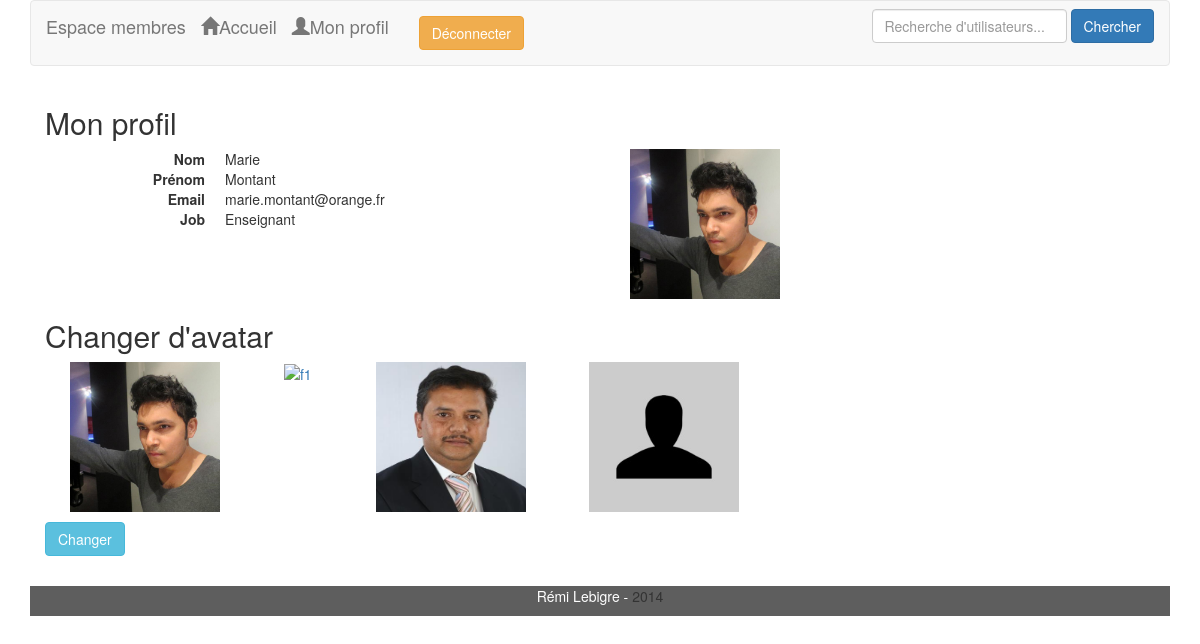
The app's page /index.php?page=profile (signed in) with its own data.
### tables this page shows
CREATE TABLE IF NOT EXISTS `user` (
  `email` varchar(50) NOT NULL,
  `gender` varchar(5) DEFAULT NULL,
  `firstname` varchar(50) DEFAULT NULL,
  `lastname` varchar(50) DEFAULT NULL,
  `password` varchar(100) DEFAULT NULL,
  `job` varchar(50) DEFAULT NULL,
  `registerdate` datetime DEFAULT NULL,
  `avatar` varchar(80) DEFAULT NULL,
  `id` int(11) NOT NULL AUTO_INCREMENT,
  PRIMARY KEY (`id`),
  UNIQUE KEY `email` (`email`)
);

### index.php (called while the page is built, shortened)
<?php
    require 'inc/conf.inc.php';
    new Controller();

### inc/conf.inc.php (called while the page is built, shortened)
<?php
    function autoloadItemsClass($sClassName)
    {
        $sFilePath = ROOT . 'src/' . str_replace('\\', '/',$sClassName) . '.class.php';
    }

### src/memberspace/model/User.class.php (called while the page is built, shortened)
<?php namespace memberspace\model;
    class User
    {
        private $sEmail;
        private $sGender;
        private $sLastName;
        private $sFirstName;
        private $sJob;
        private $sAvatar;
        private $iId;
        public function setEmail($sEmail)
        {
            $this->sEmail = $sEmail;
        }
        public function getEmail()
        {
            return $this->sEmail;
        }
        public function setAvatar($sAvatar)
        {
            $this->sAvatar = addslashes($sAvatar);
        }
        public function getAvatar()
        {
            return $this->sAvatar;
        }
        public function setFirstName($sFirstName)
        {
            $this->sFirstName = ucfirst(addslashes($sFirstName));
        }
        public function getFirstName()
        {
            return $this->sFirstName;
        }
        public function setGender($sGender)
        {
            $this->sGender = addslashes($sGender);
        }
        public function getGender()
        {
            return $this->sGender;
        }
        public function setJob($sJob)
        {
            $this->sJob = addslashes($sJob);
        }
        public function getJob()
        {
            return $this->sJob;
        }
        public function setLastName($sLastName)
        {
            $this->sLastName = ucfirst(addslashes($sLastName));
        }
        public function getLastName()
        {
            return $this->sLastName;
        }
        public function getId()
        {
            return $this->iId;
        }
        public function setId($iId)
        {
            $this->iId = $iId;
        }
    }

### src/memberspace/model/dao/UserManager.class.php (called while the page is built, shortened)
<?php namespace memberspace\model\dao;
class UserManager
{
    private static function convertToObject($aUser)
    {
        $oUser = new User();
        $oUser->setEmail($aUser['email']);
        $oUser->setPassword($aUser['password']);
        $oUser->setLastName($aUser['lastname']);
        $oUser->setFirstName($aUser['firstname']);
        $oUser->setAvatar($aUser['avatar']);
        $oUser->setGender($aUser['gender']);
        $oUser->setJob($aUser['job']);
        $oUser->setRegisterDate($aUser['registerdate']);
        $oUser->setId($aUser['id']);
        return $oUser;
    }
    public static function get(User $oUser)
    {
        $sQuery = "select * from user where id ='{$oUser->getId()}' limit 1";
        return self::convertToObject(DBOperation::getOne($sQuery));
    }
}

### src/memberspace/model/dao/DBOperation.class.php (called while the page is built, shortened)
<?php  namespace memberspace\model\dao;
    class DBOperation
    {
        private static $oDataBase = null;
        private static function init()
        {
            if (null === self::$oDataBase) {
                self::$oDataBase = new \PDO('mysql:host=' . self::HOST . ';dbname=' . self::NAME, self::USER, self::PWD);
                self::$oDataBase->exec("SET CHARACTER SET utf8");
                self::$oDataBase->setAttribute(\PDO::ATTR_DEFAULT_FETCH_MODE, \PDO::FETCH_ASSOC);
            }
        }
        public static function getOne($sQuery)
        {
            try {
                $oQueryResult = self::$oDataBase->query($sQuery);
                $aRow = $oQueryResult->fetch();
            } catch (PDOException $oPdoException) {
                echo 'PDO Exception : ' . $oPdoException->getMessage();
            }
            return $aRow;
        }
    }

### src/memberspace/view/profile.php (the view, shortened to what this page needs)
<div class="container">
    <h2>Mon profil</h2>
<div class="row">
    <div class="col-md-6">
    <dl class="dl-horizontal">
        <dt>Nom</dt>
        <dd><?= $oUser->getFirstName(); ?></dd>
        <dt>Prénom</dt>
        <dd><?= $oUser->getLastName(); ?></dd>
        <dt>Email</dt>
        <dd><?= $oUser->getEmail(); ?></dd>
        <dt>Job</dt>
        <dd><?= $oUser->getJob(); ?></dd>
    </dl>
    </div>
    <div class="col-md-6">
        <img class="avatar" src="<?= $oUser->getAvatar() ?>" alt="<?= $oUser->getFirstName(); ?> <?= $oUser->getLastName(); ?>"/>
    </div>
</div>
<h2>Changer d'avatar</h2>
            <ul class="list-inline">
                <li>
                    <a href="#" class="newavatar"><img class="avatar" src="images/<?php if($oUser->getGender()=='homme'){echo"m";}else{echo"f";} ?>1.jpg" alt="f1"/></option></a>
                </li>
                <li>
                    <a href="#" class="newavatar"><img class="avatar" src="images/<?php if($oUser->getGender()=='homme'){echo"m";}else{echo"f";} ?>2.jpg" alt="f1"/></option></a>
                </li>
                <li>
                    <a href="#" class="newavatar"><img class="avatar" src="images/<?php if($oUser->getGender()=='homme'){echo"m";}else{echo"f";} ?>3.jpg" alt="f1"/></option></a>
                </li>
                <li>
                    <a href="#" class="newavatar"><img class="avatar" src="images/base_avatar.jpg" alt="f1"/></option></a>
                </li>
            </ul>
    <form id="newavatarform" action="" method="post">
       <button type="submit" class="btn btn-info">Changer</button>
    </form>
</div>

### stylesheets/main.css (style rules this page uses)
ul.list-inline li { padding: 0 30px; vertical-align: top; }
.avatar { width:150px; max-height:150px; }
li { transition:box-shadow 0.5s; }

### records on screen
user: firstname "Marie", lastname "Montant", email "marie.montant@orange.fr", job "Enseignant", avatar (picture)
